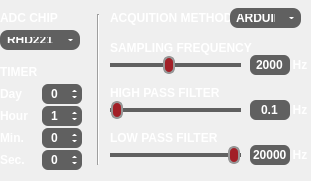
         <widget class="QFrame" name="frequency_config_area">
          <property name="geometry">
           <rect>
            <x>10</x>
            <y>40</y>
            <width>311</width>
            <height>181</height>
           </rect>
          </property>
          <property name="styleSheet">
           <string notr="true">QLabel{color:#FFFFFF;font:7pt&quot;DejaVu Sans&quot;;font-weight:bold;}QCheckBox{color:#FFFFFF;font:6pt&quot;DejaVu Sans&quot;;font-weight:bold;}QCheckBox::indicator{width:12px;height:12px;background-color:#606060;border-radius:3px;}QCheckBox::indicator:checked{background-color:#A21F27;}QCheckBox::indicator:!enabled{width:12px;height:12px;background-color:#606060;border-radius:3px;}QLineEdit{border:#606060;background-color:#606060;border-radius:6px;color:#FFFFFF;font:6pt&quot;DejaVu Sans&quot;;font-weight:bold;}QSlider::groove:horizontal{border:1px solid #606060;height:2px;background:#606060;}QSlider::handle:horizontal{background-color:#A21F27;border-radius:6px;	border:1.5px solid #969696;margin:-8px 0;width:8px;}QSlider::handle::!enabled{background-color:#606060;border-radius:6px;	border:1.5px solid #969696;margin:-8px 0;width:8px;}QLineEdit{border:#969696;background-color:#606060;border-radius:6px;color:#FFFFFF;6pt&quot;DejaVu Sans&quot;;font-weight:bold;}

</string>
          </property>
          <widget class="QLineEdit" name="lowpass_frequency_lineedit">
           <property name="geometry">
            <rect>
             <x>250</x>
             <y>145</y>
             <width>40</width>
             <height>20</height>
            </rect>
           </property>
           <property name="cursor">
            <cursorShape>ArrowCursor</cursorShape>
           </property>
           <property name="text">
            <string notr="true">20000</string>
           </property>
           <property name="alignment">
            <set>Qt::AlignCenter</set>
           </property>
           <property name="dragEnabled">
            <bool>false</bool>
           </property>
           <property name="readOnly">
            <bool>true</bool>
           </property>
          </widget>
          <widget class="QLineEdit" name="highpass_frequency_lineedit">
           <property name="geometry">
            <rect>
             <x>250</x>
             <y>100</y>
             <width>40</width>
             <height>20</height>
            </rect>
           </property>
           <property name="cursor">
            <cursorShape>ArrowCursor</cursorShape>
           </property>
           <property name="styleSheet">
            <string notr="true"/>
           </property>
           <property name="text">
            <string notr="true">0.1</string>
           </property>
           <property name="frame">
            <bool>true</bool>
           </property>
           <property name="alignment">
            <set>Qt::AlignCenter</set>
           </property>
           <property name="dragEnabled">
            <bool>false</bool>
           </property>
           <property name="readOnly">
            <bool>true</bool>
           </property>
          </widget>
          <widget class="QSlider" name="highpass_frequency_slider">
           <property name="geometry">
            <rect>
             <x>110</x>
             <y>100</y>
             <width>131</width>
             <height>20</height>
            </rect>
           </property>
           <property name="maximum">
            <number>24</number>
           </property>
           <property name="orientation">
            <enum>Qt::Horizontal</enum>
           </property>
          </widget>
          <widget class="QLineEdit" name="sampling_frequency_lineedit">
           <property name="geometry">
            <rect>
             <x>250</x>
             <y>55</y>
             <width>40</width>
             <height>20</height>
            </rect>
           </property>
           <property name="text">
            <string notr="true">2000</string>
           </property>
           <property name="alignment">
            <set>Qt::AlignCenter</set>
           </property>
           <property name="dragEnabled">
            <bool>false</bool>
           </property>
           <property name="readOnly">
            <bool>true</bool>
           </property>
          </widget>
          <widget class="QSlider" name="sampling_frequency_slider">
           <property name="enabled">
            <bool>true</bool>
           </property>
           <property name="geometry">
            <rect>
             <x>110</x>
             <y>55</y>
             <width>131</width>
             <height>20</height>
            </rect>
           </property>
           <property name="maximum">
            <number>9</number>
           </property>
           <property name="value">
            <number>4</number>
           </property>
           <property name="orientation">
            <enum>Qt::Horizontal</enum>
           </property>
          </widget>
          <widget class="QLabel" name="label_11">
           <property name="geometry">
            <rect>
             <x>290</x>
             <y>145</y>
             <width>20</width>
             <height>20</height>
            </rect>
           </property>
           <property name="text">
            <string notr="true">Hz</string>
           </property>
           <property name="alignment">
            <set>Qt::AlignCenter</set>
           </property>
          </widget>
          <widget class="QLabel" name="label_12">
           <property name="geometry">
            <rect>
             <x>290</x>
             <y>100</y>
             <width>20</width>
             <height>20</height>
            </rect>
           </property>
           <property name="text">
            <string notr="true">Hz</string>
           </property>
           <property name="alignment">
            <set>Qt::AlignCenter</set>
           </property>
          </widget>
          <widget class="QLabel" name="label_13">
           <property name="geometry">
            <rect>
             <x>290</x>
             <y>55</y>
             <width>20</width>
             <height>20</height>
            </rect>
           </property>
           <property name="text">
            <string notr="true">Hz</string>
           </property>
           <property name="alignment">
            <set>Qt::AlignCenter</set>
           </property>
          </widget>
          <widget class="QSlider" name="lowpass_frequency_slider">
           <property name="geometry">
            <rect>
             <x>110</x>
             <y>145</y>
             <width>131</width>
             <height>20</height>
            </rect>
           </property>
           <property name="maximum">
            <number>16</number>
           </property>
           <property name="value">
            <number>16</number>
           </property>
           <property name="sliderPosition">
            <number>16</number>
           </property>
           <property name="orientation">
            <enum>Qt::Horizontal</enum>
           </property>
          </widget>
          <widget class="QLabel" name="label_24">
           <property name="geometry">
            <rect>
             <x>110</x>
             <y>40</y>
             <width>180</width>
             <height>15</height>
            </rect>
           </property>
           <property name="text">
            <string notr="true">SAMPLING FREQUENCY</string>
           </property>
           <property name="alignment">
            <set>Qt::AlignLeading|Qt::AlignLeft|Qt::AlignVCenter</set>
           </property>
          </widget>
          <widget class="QLabel" name="label_25">
           <property name="geometry">
            <rect>
             <x>110</x>
             <y>85</y>
             <width>180</width>
             <height>15</height>
            </rect>
           </property>
           <property name="text">
            <string notr="true">HIGH PASS FILTER</string>
           </property>
           <property name="alignment">
            <set>Qt::AlignLeading|Qt::AlignLeft|Qt::AlignVCenter</set>
           </property>
          </widget>
          <widget class="QLabel" name="label_27">
           <property name="geometry">
            <rect>
             <x>110</x>
             <y>130</y>
             <width>180</width>
             <height>15</height>
            </rect>
           </property>
           <property name="text">
            <string notr="true">LOW PASS FILTER</string>
           </property>
           <property name="alignment">
            <set>Qt::AlignLeading|Qt::AlignLeft|Qt::AlignVCenter</set>
           </property>
          </widget>
          <widget class="QLabel" name="label_29">
           <property name="geometry">
            <rect>
             <x>0</x>
             <y>10</y>
             <width>80</width>
             <height>16</height>
            </rect>
           </property>
           <property name="text">
            <string notr="true">ADC CHIP</string>
           </property>
           <property name="alignment">
            <set>Qt::AlignLeading|Qt::AlignLeft|Qt::AlignVCenter</set>
           </property>
          </widget>
          <widget class="QComboBox" name="chip_combobox">
           <property name="geometry">
            <rect>
             <x>0</x>
             <y>30</y>
             <width>80</width>
             <height>20</height>
            </rect>
           </property>
           <property name="cursor">
            <cursorShape>PointingHandCursor</cursorShape>
           </property>
           <property name="styleSheet">
            <string notr="true">QComboBox{color:#FFFFFF;font:6pt&quot;DejaVu Sans&quot;;font-weight:bold;background-color:#606060;border:0px;border-radius:8px;padding:7px}QListView{color:#FFFFFF;font:6pt&quot;DejaVu Sans&quot;;font-weight:bold;background-color:#969696;border:0px;}QListView{color:#FFFFFF;font:6pt&quot;DejaVu Sans&quot;;font-weight:bold;background-color:#606060;border:0px;border-radius:6px;}QComboBox::drop-down{width:20px;border:5px;}QComboBox::down-arrow{border-left:2px solid none;border-right:2px solid none;border-top:2px solid #FFFFFF;width:0.5px;height:1px;border-radius:2px;}QComboBox::down-arrow:hover{background-color:#606060;border-left:2px solid none;border-right:2px solid none;border-top:2px solid #A21F27;width:0.5px;height:1px;border-radius:2px;}QAbstractItemView{border:2px solid #969696;selection-background-color:#2C53A1;}</string>
           </property>
           <property name="currentText">
            <string notr="true">RHD2216</string>
           </property>
           <property name="currentIndex">
            <number>0</number>
           </property>
           <item>
            <property name="text">
             <string notr="true">RHD2216</string>
            </property>
           </item>
           <item>
            <property name="text">
             <string notr="true">RHD2132</string>
            </property>
           </item>
           <item>
            <property name="text">
             <string notr="true">ADS1298</string>
            </property>
           </item>
          </widget>
          <widget class="QLabel" name="label_28">
           <property name="geometry">
            <rect>
             <x>0</x>
             <y>64</y>
             <width>71</width>
             <height>16</height>
            </rect>
           </property>
           <property name="cursor">
            <cursorShape>ArrowCursor</cursorShape>
           </property>
           <property name="text">
            <string notr="true">TIMER</string>
           </property>
           <property name="alignment">
            <set>Qt::AlignLeading|Qt::AlignLeft|Qt::AlignVCenter</set>
           </property>
          </widget>
          <widget class="QLabel" name="label_16">
           <property name="geometry">
            <rect>
             <x>0</x>
             <y>84</y>
             <width>30</width>
             <height>20</height>
            </rect>
           </property>
           <property name="text">
            <string notr="true">Day</string>
           </property>
           <property name="alignment">
            <set>Qt::AlignLeading|Qt::AlignLeft|Qt::AlignVCenter</set>
           </property>
          </widget>
          <widget class="QLabel" name="label_17">
           <property name="geometry">
            <rect>
             <x>0</x>
             <y>106</y>
             <width>30</width>
             <height>20</height>
            </rect>
           </property>
           <property name="text">
            <string notr="true">Hour</string>
           </property>
           <property name="alignment">
            <set>Qt::AlignLeading|Qt::AlignLeft|Qt::AlignVCenter</set>
           </property>
          </widget>
          <widget class="QSpinBox" name="time_sec_spinbox">
           <property name="geometry">
            <rect>
             <x>42</x>
             <y>150</y>
             <width>40</width>
             <height>20</height>
            </rect>
           </property>
           <property name="styleSheet">
            <string notr="true">QSpinBox{color:#FFFFFF;font:7pt&quot;DejaVu Sans&quot;;font-weight:bold;background-color:#606060;border-color:#606060;border-radius:6px;}QSpinBox::up-button{background-color:#606060;border-radius:2px;}QSpinBox::up-arrow:hover{border-left:2px solid none;border-right:2px solid none;border-bottom:2px solid #2C53A1;width:0.5px;height:1px;border-radius:2px;}QSpinBox::up-arrow{	border-left:2px solid none;border-right:2px solid none;border-bottom:2px solid #FFFFFF;width: 0.5px;height:1px;border-radius:2px;}QSpinBox::down-button{background-color:#606060;border-radius:4px;}QSpinBox::down-arrow:hover{background-color:#606060;border-left:2px solid none;border-right:2px solid none;border-top:2px solid #A21F27;width:0.5px;height:1px;border-radius:2px;}QSpinBox::down-arrow{border-left:2px solid none;border-right:2px solid none;border-top:2px solid #FFFFFF;width:0.5px;height:1px;border-radius:2px;}</string>
           </property>
           <property name="alignment">
            <set>Qt::AlignCenter</set>
           </property>
           <property name="maximum">
            <number>59</number>
           </property>
          </widget>
          <widget class="QLabel" name="label_19">
           <property name="geometry">
            <rect>
             <x>0</x>
             <y>150</y>
             <width>30</width>
             <height>20</height>
            </rect>
           </property>
           <property name="text">
            <string notr="true">Sec.</string>
           </property>
           <property name="alignment">
            <set>Qt::AlignLeading|Qt::AlignLeft|Qt::AlignVCenter</set>
           </property>
          </widget>
          <widget class="QSpinBox" name="time_min_spinbox">
           <property name="geometry">
            <rect>
             <x>42</x>
             <y>128</y>
             <width>40</width>
             <height>20</height>
            </rect>
           </property>
           <property name="styleSheet">
            <string notr="true">QSpinBox{color:#FFFFFF;font:7pt&quot;DejaVu Sans&quot;;font-weight:bold;background-color:#606060;border-color:#606060;border-radius:6px;}QSpinBox::up-button{background-color:#606060;border-radius:2px;}QSpinBox::up-arrow:hover{border-left:2px solid none;border-right:2px solid none;border-bottom:2px solid #2C53A1;width:0.5px;height:1px;border-radius:2px;}QSpinBox::up-arrow{	border-left:2px solid none;border-right:2px solid none;border-bottom:2px solid #FFFFFF;width: 0.5px;height:1px;border-radius:2px;}QSpinBox::down-button{background-color:#606060;border-radius:4px;}QSpinBox::down-arrow:hover{background-color:#606060;border-left:2px solid none;border-right:2px solid none;border-top:2px solid #A21F27;width:0.5px;height:1px;border-radius:2px;}QSpinBox::down-arrow{border-left:2px solid none;border-right:2px solid none;border-top:2px solid #FFFFFF;width:0.5px;height:1px;border-radius:2px;}</string>
           </property>
           <property name="alignment">
            <set>Qt::AlignCenter</set>
           </property>
           <property name="maximum">
            <number>59</number>
           </property>
          </widget>
          <widget class="QSpinBox" name="time_day_spinbox">
           <property name="geometry">
            <rect>
             <x>42</x>
             <y>84</y>
             <width>40</width>
             <height>20</height>
            </rect>
           </property>
           <property name="styleSheet">
            <string notr="true">QSpinBox{color:#FFFFFF;font:7pt&quot;DejaVu Sans&quot;;font-weight:bold;background-color:#606060;border-color:#606060;border-radius:6px;}QSpinBox::up-button{background-color:#606060;border-radius:2px;}QSpinBox::up-arrow:hover{background-color:#606060;border-left:2px solid none;border-right:2px solid none;border-bottom:2px solid #2C53A1;width:0.5px;height:1px;border-radius:2px;}QSpinBox::up-arrow{	border-left:2px solid none;border-right:2px solid none;border-bottom:2px solid #FFFFFF;width: 0.5px;height:1px;border-radius:2px;}QSpinBox::down-button{background-color:#606060;border-radius:4px;}QSpinBox::down-arrow:hover{border-left:2px solid none;border-right:2px solid none;border-top:2px solid #A21F27;width:0.5px;height:1px;border-radius:2px;}QSpinBox::down-arrow{border-left:2px solid none;border-right:2px solid none;border-top:2px solid #FFFFFF;width:0.5px;height:1px;border-radius:2px;}</string>
           </property>
           <property name="alignment">
            <set>Qt::AlignCenter</set>
           </property>
           <property name="maximum">
            <number>20</number>
           </property>
          </widget>
          <widget class="QSpinBox" name="time_hour_spinbox">
           <property name="geometry">
            <rect>
             <x>42</x>
             <y>106</y>
             <width>40</width>
             <height>20</height>
            </rect>
           </property>
           <property name="styleSheet">
            <string notr="true">QSpinBox{color:#FFFFFF;font:7pt&quot;DejaVu Sans&quot;;font-weight:bold;background-color:#606060;border-color:#606060;border-radius:6px;}QSpinBox::up-button{background-color:#606060;border-radius:2px;}QSpinBox::up-arrow:hover{border-left:2px solid none;border-right:2px solid none;border-bottom:2px solid #2C53A1;width:0.5px;height:1px;border-radius:2px;}QSpinBox::up-arrow{	border-left:2px solid none;border-right:2px solid none;border-bottom:2px solid #FFFFFF;width: 0.5px;height:1px;border-radius:2px;}QSpinBox::down-button{background-color:#606060;border-radius:4px;}QSpinBox::down-arrow:hover{background-color:#606060;border-left:2px solid none;border-right:2px solid none;border-top:2px solid #A21F27;width:0.5px;height:1px;border-radius:2px;}QSpinBox::down-arrow{border-left:2px solid none;border-right:2px solid none;border-top:2px solid #FFFFFF;width:0.5px;height:1px;border-radius:2px;}</string>
           </property>
           <property name="alignment">
            <set>Qt::AlignCenter</set>
           </property>
           <property name="maximum">
            <number>23</number>
           </property>
           <property name="value">
            <number>1</number>
           </property>
          </widget>
          <widget class="QLabel" name="label_18">
           <property name="geometry">
            <rect>
             <x>0</x>
             <y>128</y>
             <width>30</width>
             <height>20</height>
            </rect>
           </property>
           <property name="text">
            <string notr="true">Min.</string>
           </property>
           <property name="alignment">
            <set>Qt::AlignLeading|Qt::AlignLeft|Qt::AlignVCenter</set>
           </property>
          </widget>
          <widget class="Line" name="line_1">
           <property name="geometry">
            <rect>
             <x>88</x>
             <y>14</y>
             <width>20</width>
             <height>151</height>
            </rect>
           </property>
           <property name="styleSheet">
            <string notr="true"/>
           </property>
           <property name="orientation">
            <enum>Qt::Vertical</enum>
           </property>
          </widget>
          <widget class="QLabel" name="label_31">
           <property name="geometry">
            <rect>
             <x>110</x>
             <y>10</y>
             <width>121</width>
             <height>16</height>
            </rect>
           </property>
           <property name="text">
            <string notr="true">ACQUITION METHOD</string>
           </property>
           <property name="alignment">
            <set>Qt::AlignLeading|Qt::AlignLeft|Qt::AlignVCenter</set>
           </property>
          </widget>
          <widget class="QComboBox" name="method_combobox">
           <property name="geometry">
            <rect>
             <x>230</x>
             <y>8</y>
             <width>71</width>
             <height>20</height>
            </rect>
           </property>
           <property name="cursor">
            <cursorShape>PointingHandCursor</cursorShape>
           </property>
           <property name="styleSheet">
            <string notr="true">QComboBox{color:#FFFFFF;font:6pt&quot;DejaVu Sans&quot;;font-weight:bold;background-color:#606060;border:0px;border-radius:8px;padding:6px}QListView{color:#FFFFFF;font:7pt&quot;DejaVu Sans&quot;;font-weight:bold;background-color:#969696;border:0px;}QListView{color:#FFFFFF;font:7pt&quot;DejaVu Sans&quot;;font-weight:bold;background-color:#606060;border:0px;border-radius:6px;}QComboBox::drop-down{width:20px;border:5px;}QComboBox::down-arrow{border-left:2px solid none;border-right:2px solid none;border-top:2px solid #FFFFFF;width:0.5px;height:1px;border-radius:2px;}QComboBox::down-arrow:hover{background-color:#606060;border-left:2px solid none;border-right:2px solid none;border-top:2px solid #A21F27;width:0.5px;height:1px;border-radius:2px;}QAbstractItemView{border:2px solid #969696;selection-background-color:#2C53A1;}</string>
           </property>
           <property name="currentText">
            <string notr="true">ARDUINO</string>
           </property>
           <property name="currentIndex">
            <number>0</number>
           </property>
           <item>
            <property name="text">
             <string notr="true">ARDUINO</string>
            </property>
           </item>
          </widget>
         </widget>
